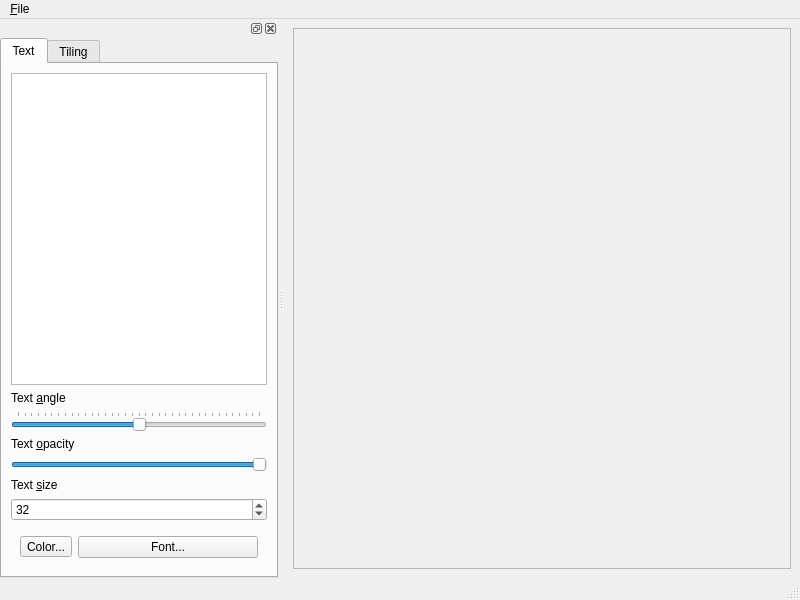
<?xml version="1.0" encoding="UTF-8"?>
<ui version="4.0">
 <class>MainWindow</class>
 <widget class="QMainWindow" name="MainWindow">
  <property name="geometry">
   <rect>
    <x>0</x>
    <y>0</y>
    <width>800</width>
    <height>600</height>
   </rect>
  </property>
  <property name="windowTitle">
   <string>MainWindow</string>
  </property>
  <widget class="QWidget" name="centralwidget">
   <layout class="QHBoxLayout" name="horizontalLayout">
    <item>
     <widget class="QScrollArea" name="scrollArea">
      <property name="widgetResizable">
       <bool>true</bool>
      </property>
      <widget class="QWidget" name="scrollAreaWidgetContents">
       <property name="geometry">
        <rect>
         <x>0</x>
         <y>0</y>
         <width>571</width>
         <height>533</height>
        </rect>
       </property>
       <layout class="QHBoxLayout" name="horizontalLayout_2">
        <property name="leftMargin">
         <number>0</number>
        </property>
        <property name="topMargin">
         <number>0</number>
        </property>
        <property name="rightMargin">
         <number>0</number>
        </property>
        <property name="bottomMargin">
         <number>0</number>
        </property>
        <item>
         <widget class="QLabel" name="imgDisplay">
          <property name="text">
           <string/>
          </property>
         </widget>
        </item>
       </layout>
      </widget>
     </widget>
    </item>
   </layout>
  </widget>
  <widget class="QMenuBar" name="menubar">
   <property name="geometry">
    <rect>
     <x>0</x>
     <y>0</y>
     <width>800</width>
     <height>23</height>
    </rect>
   </property>
   <widget class="QMenu" name="menu_File">
    <property name="title">
     <string>&amp;File</string>
    </property>
    <addaction name="actionOpen"/>
    <addaction name="actionSave"/>
   </widget>
   <addaction name="menu_File"/>
  </widget>
  <widget class="QStatusBar" name="statusbar"/>
  <widget class="QDockWidget" name="dockWidget">
   <attribute name="dockWidgetArea">
    <number>1</number>
   </attribute>
   <widget class="QWidget" name="dockWidgetContents">
    <layout class="QVBoxLayout" name="verticalLayout">
     <property name="leftMargin">
      <number>0</number>
     </property>
     <property name="topMargin">
      <number>0</number>
     </property>
     <property name="rightMargin">
      <number>0</number>
     </property>
     <property name="bottomMargin">
      <number>0</number>
     </property>
     <item>
      <widget class="QTabWidget" name="tabWidget">
       <property name="currentIndex">
        <number>0</number>
       </property>
       <widget class="QWidget" name="tab">
        <attribute name="title">
         <string>Text</string>
        </attribute>
        <layout class="QVBoxLayout" name="verticalLayout_2">
         <item>
          <widget class="QPlainTextEdit" name="textEdit"/>
         </item>
         <item>
          <widget class="QLabel" name="label">
           <property name="text">
            <string>Text &amp;angle</string>
           </property>
           <property name="buddy">
            <cstring>textAngle</cstring>
           </property>
          </widget>
         </item>
         <item>
          <widget class="QSlider" name="textAngle">
           <property name="minimum">
            <number>-180</number>
           </property>
           <property name="maximum">
            <number>180</number>
           </property>
           <property name="orientation">
            <enum>Qt::Horizontal</enum>
           </property>
           <property name="tickPosition">
            <enum>QSlider::TicksAbove</enum>
           </property>
          </widget>
         </item>
         <item>
          <widget class="QLabel" name="label_2">
           <property name="text">
            <string>Text &amp;opacity</string>
           </property>
           <property name="buddy">
            <cstring>textOpacity</cstring>
           </property>
          </widget>
         </item>
         <item>
          <widget class="QSlider" name="textOpacity">
           <property name="maximum">
            <number>255</number>
           </property>
           <property name="sliderPosition">
            <number>255</number>
           </property>
           <property name="orientation">
            <enum>Qt::Horizontal</enum>
           </property>
          </widget>
         </item>
         <item>
          <widget class="QLabel" name="label_3">
           <property name="text">
            <string>Text &amp;size</string>
           </property>
           <property name="buddy">
            <cstring>fontSize</cstring>
           </property>
          </widget>
         </item>
         <item>
          <widget class="QSpinBox" name="fontSize">
           <property name="minimum">
            <number>1</number>
           </property>
           <property name="maximum">
            <number>250</number>
           </property>
           <property name="value">
            <number>32</number>
           </property>
          </widget>
         </item>
         <item>
          <widget class="QWidget" name="widget" native="true">
           <layout class="QHBoxLayout" name="horizontalLayout_3">
            <item>
             <widget class="QToolButton" name="colorButton">
              <property name="text">
               <string>Color...</string>
              </property>
             </widget>
            </item>
            <item>
             <widget class="QPushButton" name="fontButton">
              <property name="text">
               <string>Font...</string>
              </property>
             </widget>
            </item>
           </layout>
          </widget>
         </item>
        </layout>
       </widget>
       <widget class="QWidget" name="tab_2">
        <attribute name="title">
         <string>Tiling</string>
        </attribute>
        <widget class="QCheckBox" name="tilingBox">
         <property name="geometry">
          <rect>
           <x>40</x>
           <y>10</y>
           <width>88</width>
           <height>20</height>
          </rect>
         </property>
         <property name="text">
          <string>Tiling</string>
         </property>
        </widget>
       </widget>
      </widget>
     </item>
    </layout>
   </widget>
  </widget>
  <action name="actionOpen">
   <property name="text">
    <string>&amp;Open...</string>
   </property>
   <property name="shortcut">
    <string>Ctrl+O</string>
   </property>
  </action>
  <action name="actionSave">
   <property name="text">
    <string>&amp;Save...</string>
   </property>
   <property name="shortcut">
    <string>Ctrl+S</string>
   </property>
  </action>
 </widget>
 <resources/>
 <connections/>
</ui>
